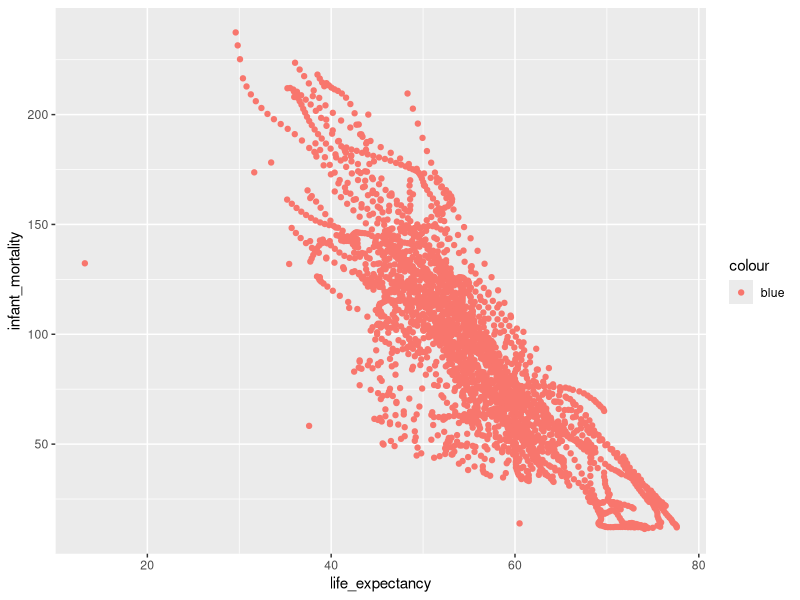
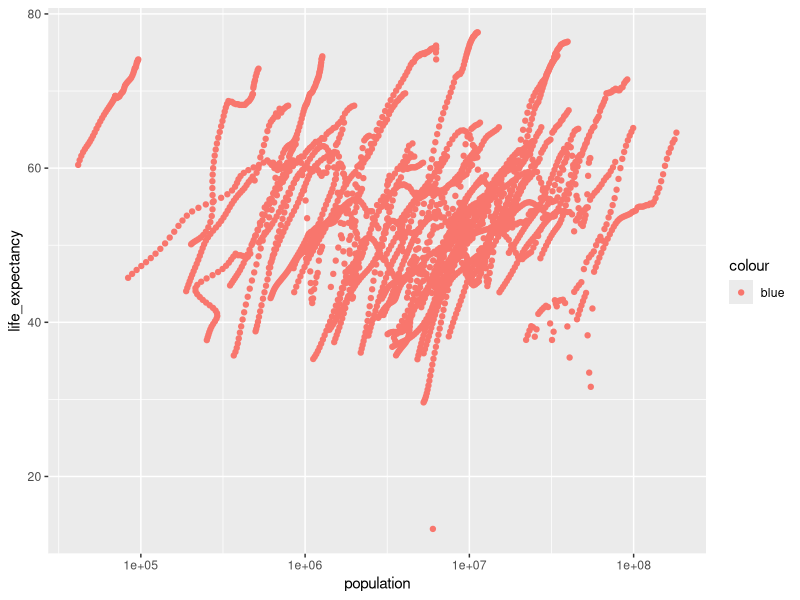
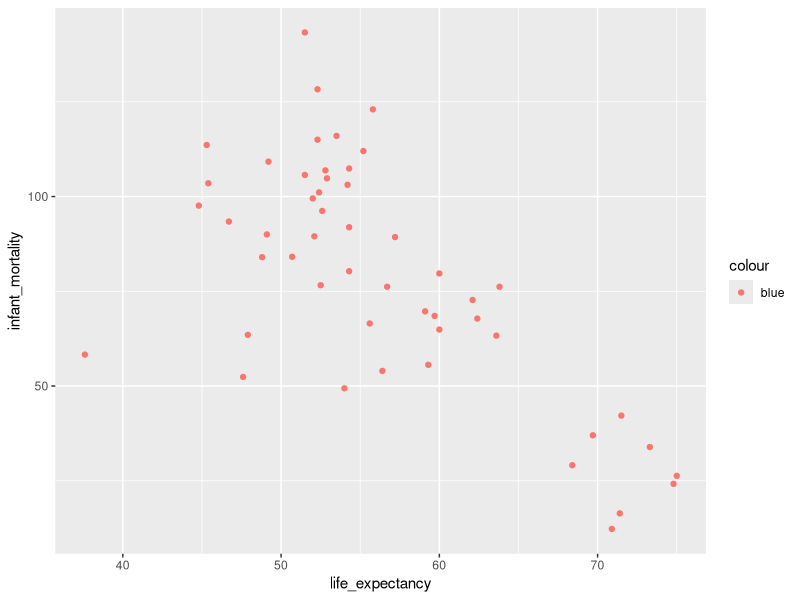
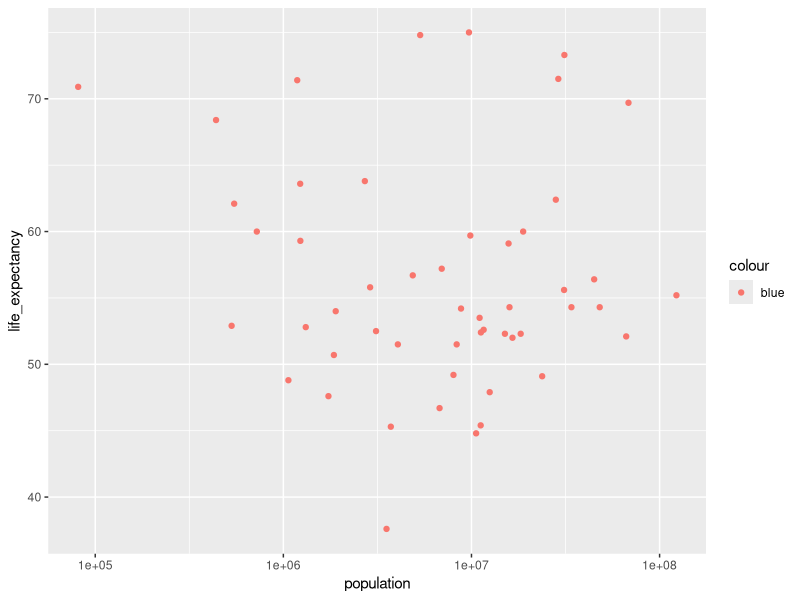
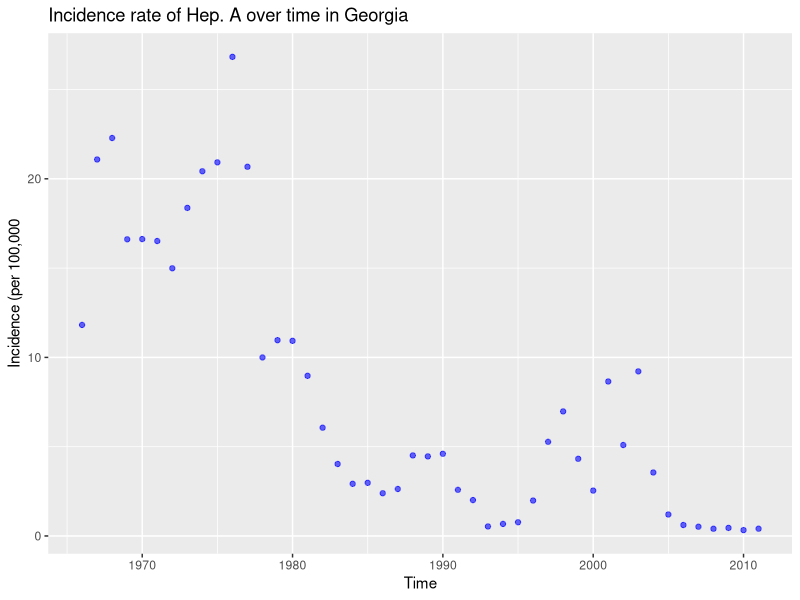
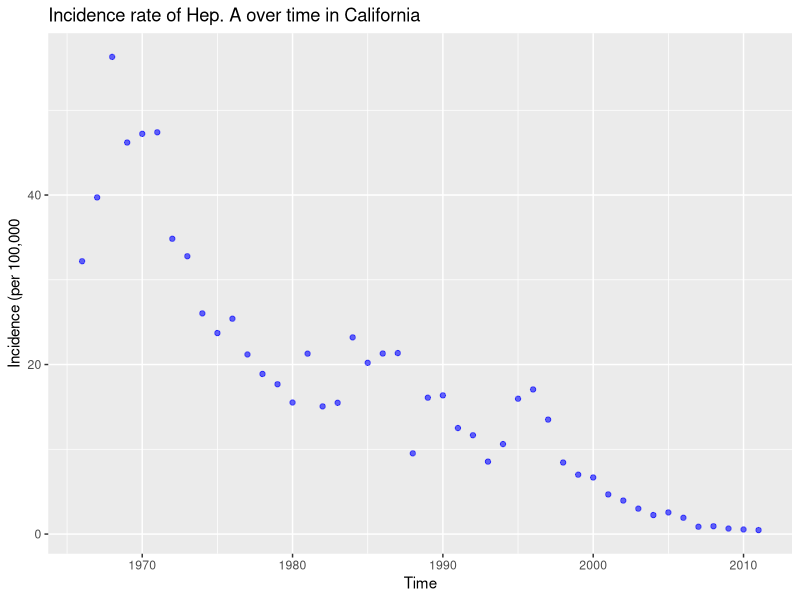
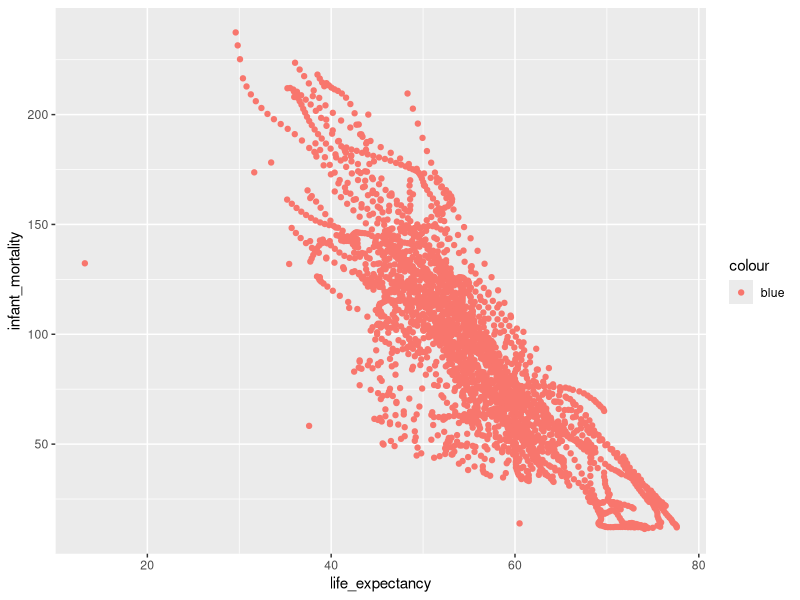
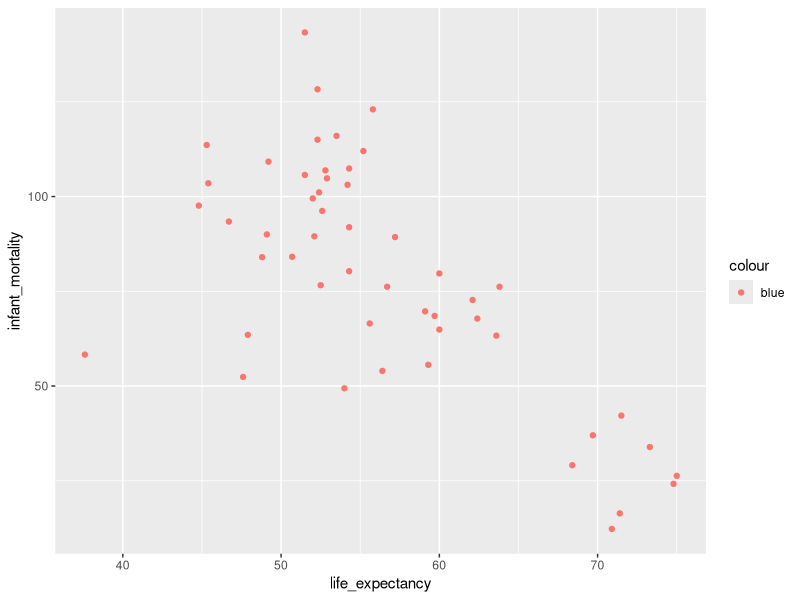

Generate these figures, in order, with R:
## ---- chunk 1
#adding in the dslabs package and other packages
library(dslabs)
library(dplyr)
library(ggplot2)
library(tidyverse)
library(here)
## ---- chunk 2
#next is to read help file for gapminder
help(gapminder)
## ---- chunk 3
#get an overview of data structure and summary
str(gapminder)
summary(gapminder)
## ---- chunk 4
#determine the type of object gapminder is
class(gapminder)
## ---- chunk 5
#Assign african countries to new variable africadata
africadata <- subset(gapminder, continent == "Africa")
## ---- chunk 6
#Checking the new variable
str(africadata)
summary(africadata)
## ---- chunk 7
#taking object africadata and creating mortlife (infant mortality x life expectancy) using the dplyr package
mortlife <- africadata %>%
  select(infant_mortality,life_expectancy)
## ---- chunk 8
#check the new object
str(mortlife)
summary(mortlife)
## ---- chunk 9
#repeat the same process but create new object poplife (population x life expectancy) using dplyr
poplife <- africadata %>%
  select(population,life_expectancy)
## ---- chunk 10
#check new object poplife
str(poplife)
summary(poplife)
## ---- chunk 11
#plotting life expectancy as a function of infant mortality 
ggplot(mortlife, aes(x = life_expectancy, y = infant_mortality, color="blue")) + geom_point()
figure_file=here("coding-exercise","lifeexpectancyxinfantmortality.png")
ggsave(filename = figure_file)
## ---- chunk 12
#plotting population as a function of life expectancy
# I used chatgpt to get the code for making the x variable on the log scale
ggplot(poplife, aes(x = population, y = life_expectancy, color="blue")) + geom_point() + scale_x_log10()
 figure_file=here("coding-exercise","populationxlifeexpectancy.png")
## ---- chunk 13
#figuring out what years have missing infant mortality data
missing_data_years <- africadata %>%
  filter(is.na(infant_mortality)) %>%
  select(year) %>%
  distinct()
print(missing_data_years)
## ---- chunk 14
#creating a new object for africadata, looking only at data from 2000
africadata2000 <- africadata %>%
  filter(year == 2000)
## ---- chunk 15
str(africadata2000)
summary(africadata2000)
## ---- chunk 16
mortlife2 <- africadata2000 %>%
  select(infant_mortality,life_expectancy)
poplife2 <- africadata2000 %>%
  select(population,life_expectancy)
ggplot(mortlife2, aes(x = life_expectancy, y = infant_mortality, color="blue")) + geom_point()
figure_file=here("coding-exercise","lifeexpectancyxinfantmortality2.png")
ggsave(filename = figure_file)
ggplot(poplife2, aes(x = population, y = life_expectancy, color="blue")) + geom_point() + scale_x_log10()
 figure_file=here("coding-exercise","populationxlifeexpectancy2.png")


## ---- chunk 17
#fit1 is infant mortality as a predictor for life expectancy
fit1 <- lm(life_expectancy ~ infant_mortality, data=africadata2000)
summary(fit1)
## ---- chunk 18
#fit2 is population size as a predictor for life expectancy
fit2 <- lm(life_expectancy ~ population, data=africadata2000)
summary(fit2)
## ---- chunk 19
# load in the package dslabs
library(dslabs)

# load in the dataset, us_contagious_diseases
data("us_contagious_diseases")

# look at help file for data
help("us_contagious_diseases")

# get an overview of data structure
str(us_contagious_diseases)

# get a summary of the data
summary(us_contagious_diseases)

# determine the type of object data is
class(us_contagious_diseases)
## ---- chunk 20
# load tidyverse package
library(tidyverse)

# create new object only containing pertussis data
hepadata <- us_contagious_diseases %>%
  filter(disease == "Hepatitis A")

# create a new object containing data from only Georgia and create new incidence rate variable
georgiadata <- hepadata %>%
  filter(state == "Georgia") %>%
  mutate(incidence_rate = (count / population) * 100000)

# create a new object containing data from only California and create new incidence rate variable
californiadata <- hepadata %>%
  filter(state == "California")%>%
  mutate(incidence_rate = (count / population) * 100000)

# create a new object containing both for comparisions later

# first need to add new column so that each dataset indicates the state
georgiadata$state <- "Georgia"
californiadata$state <- "California"

# combine data sets into one
combined_data <- rbind(georgiadata, californiadata)

## ---- chunk 21
# load package ggplot2
library(ggplot2)

# create graph plotting year as x and incidence rate as y for Georgia
georgia_incidence_graph <- ggplot(georgiadata, aes(x = year, y = incidence_rate)) + geom_point(alpha = 0.6, color = "blue") + labs(
  title = "Incidence rate of Hep. A over time in Georgia",
  x = "Time",
  y = "Incidence (per 100,000" )

# display the newly created graph
print(georgia_incidence_graph)

# create graph plotting year as x and incidence rate as y for California
california_incidence_graph <- ggplot(californiadata, aes(x = year, y = incidence_rate)) + geom_point(alpha = 0.6, color = "blue") + labs(
  title = "Incidence rate of Hep. A over time in California",
  x = "Time",
  y = "Incidence (per 100,000" )

# display the newly created graph
print(california_incidence_graph)


## ---- chunk 22
# linear model with interaction between year and state
lm_model <- lm(incidence_rate ~ year * state, data = combined_data)
summary(lm_model)
